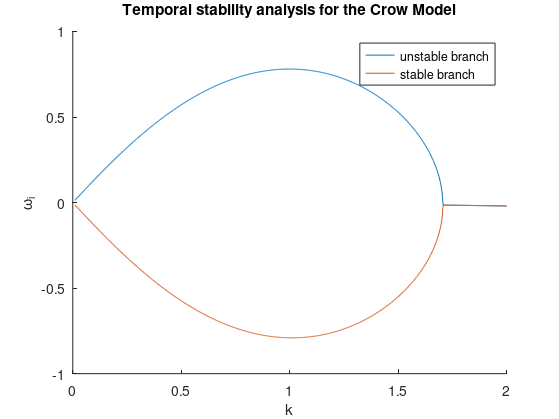
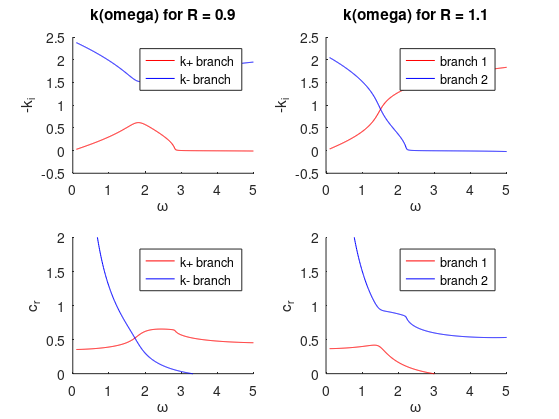

The MATLAB script that drew these images, in order:
function [] = main()

close all;
global model;
model = 'Crow';
R = 1;

%{

# Spatial stability analysis of a model equation

This program computes the spatial branches $k(\omega)$ for a few
model equations of the form $D(k,\omega,R)=0$ where $R$ is a control parameter modelling the effect of convection.

Typically, the flow is *convectivelty unstable* for $R<R_c$ where $R_c$ is some threshold depending upon the problem and becomes *absolutely unstable* for $R>R_c$. In the convective casd, spatial stability analysis leads to two well-separated kind of branches calledk^+$ and $k^-$, while in the absolute case this disctinction can no longer be made. This program illustrates this transition for some model equaions. 


Several cases are available :

* Kupfer equation (cf. Schmid & Henningson's book)
* Crow equation (cf. Fabre, Cossu & Jacquin 2000).
* Model equation for shear layer (cf. M2R-DET lecture 9 and exercice ; to be finished)
* Ginsburg-Landau equation ; to be finalized)

%}

%{
## Temporal analysis 
%}

ktab = [0.01:.002:2];
omegaguess = ktab(1)*1i;
for j = 1:length(ktab)
    k = ktab(j);
    omegatab(j) = myfzero(@(omega)(reldisp(k,omega,R)),omegaguess);
    omegaguess = omegatab(j);
end
omegaguess = ktab(1)*(-1i);
for j = 1:length(ktab)
    k = ktab(j);
    omegatab2(j) = myfzero(@(omega)(reldisp(k,omega,R)),omegaguess);
    omegaguess = omegatab2(j);
end


figure(1);
%subplot(2,1,1);
title(['Temporal stability analysis for the ',model,' Model']);hold on;
xlabel('k');ylabel('\omega_i');
plot(ktab,imag(omegatab),ktab,imag(omegatab2));
legend('unstable branch','stable branch');
%subplot(2,1,2);
%xlabel('k');ylabel('c_r');legend('unstable branch','stable branch');
%plot(ktab,real(omegatab)./ktab,ktab,real(omegatab2)./ktab);

set(gcf,'paperpositionmode','auto');
print('-dpng','-r80','Crow_temporal.png');
%{
![** Figure : Temporal stability results](SpatioTemporal_ModelEquations/Crow_temporal.png)
%} 


%{
# Spatial analysis 
%}

switch model
    
   
    case 'Crow'

figure(2);
R = 0.9;
omegatab = [.1:.01:5];
 kplus = spatialbranch(R,omegatab,(1-.1i)*omegatab(1)/(R*1.61));
 kmoins = flip(spatialbranch(R,flip(omegatab),-0.5-1.8i));
 subplot(2,2,1);
 title(['k(omega) for R = ' ,num2str(R)]);hold on;
 plot(omegatab,-imag(kplus),'r',omegatab,-imag(kmoins),'b');
 xlabel('\omega');ylabel('-k_i');legend('k+ branch','k- branch');
 subplot(2,2,3);
 %xlabel('k_r');ylabel('-k_i');hold on;
 %plot(real(kplus),-imag(kplus),'r',real(kmoins),-imag(kmoins),'b')%,real(kmoins2),-imag(kmoins2),'g');
 xlabel('\omega');ylabel('c_r');hold on;
 plot(omegatab,real(kplus)./omegatab,'r',omegatab,real(kmoins)./omegatab,'b');
 ylim([0 2]);
 legend('k+ branch','k- branch');
% 
 R = 1.1;
 kplus = spatialbranch(R,omegatab,(1-.1i)*omegatab(1)/(R*1.61)); 
 ks = 2.2600 + 0.0010i;
 kmoins = flip(spatialbranch(R,flip(omegatab),ks));
 subplot(2,2,2);
 title(['k(omega) for R = ' ,num2str(R)]);hold on;
 xlabel('\omega');ylabel('-k_i');
 plot(omegatab,-imag(kplus),'r',omegatab,-imag(kmoins),'b');
 legend('branch 1','branch 2');
 subplot(2,2,4);
 %xlabel('k_r');ylabel('-k_i');hold on;
 %plot(real(kplus),-imag(kplus),'r',real(kmoins),-imag(kmoins),'b');
 xlabel('\omega');ylabel('c_r');hold on;
 plot(omegatab,real(kplus)./omegatab,'r',omegatab,real(kmoins)./omegatab,'b');
 ylim([0 2]);
 legend('branch 1','branch 2');

set(gcf,'paperpositionmode','auto');
print('-dpng','-r80','Crow_spatial.png');
%{
![** Figure : Spatial stability results](SpatioTemporal_ModelEquations/Crow_spatial.png)
%} 


 case 'Kupfer'

figure(2);
R = 4;
kg = Starting(R);
omegatab = [0:.01:1]*50;
kplus = spatialbranch(R,omegatab,kg(1)); 
kmoins1 = spatialbranch(R,omegatab,kg(2));
kmoins2 = spatialbranch(R,omegatab,kg(3));
subplot(2,2,1);
title(['k(omega) for R = ' ,num2str(R)]);hold on;
xlabel('\omega');ylabel('-k_i');%legend('unstable branch','stable branch');
plot(omegatab,-imag(kplus),'r',omegatab,-imag(kmoins1),'b',omegatab,-imag(kmoins2),'g');
subplot(2,2,3);
xlabel('k_r');ylabel('-k_i');%legend('unstable branch','stable branch');hold on;
plot(real(kplus),-imag(kplus),'r',real(kmoins1),-imag(kmoins1),'b',real(kmoins2),-imag(kmoins2),'g');

R = .99;
kg = Starting(R);
omegatab = [0:.01:1];
kplus = spatialbranch(R,omegatab,kg(1)); 
kmoins1 = spatialbranch(R,omegatab,kg(2));
kmoins2 = spatialbranch(R,omegatab,kg(3));
subplot(2,2,2);
title(['k(omega) for R = ' ,num2str(R)]);hold on;
xlabel('\omega');ylabel('-k_i');%legend('unstable branch','stable branch');
plot(omegatab,-imag(kplus),'r',omegatab,-imag(kmoins1),'b',omegatab,-imag(kmoins2),'g');
subplot(2,2,4);
xlabel('k_r');ylabel('-k_i');legend('unstable branch','stable branch');hold on;
plot(real(kplus),-imag(kplus),'r',real(kmoins1),-imag(kmoins1),'b',real(kmoins2),-imag(kmoins2),'g');

end % switch


end %function main


function D = reldisp(k,omega,R)
global model

switch model
    
    case('Piecewise')
        
%{ 

### Piecewise shear layer (Godreche & Manneville)        
        
** Analysis

We write :
$$
\psi = \left\{ \begin{array}{ll} 
 B_1 e^{k y} , & y<-\delta\\
 A_0 e^{- k y} + B_0 e^{- k y}, \quad  & -\delta<y< \delta \\
 A_2 e^{-k y} , & y>\delta
\end{array}
\right.
$$

%} 

    D = 4*k^2*(omega/k-1)^2-R^2*((2*k-1)^2-exp(-4*k))+1e-3i;
    
     case('Kupfer')
    
    % model equation following Kupfer (1987); see Schmid & Henningson, sec. 7.2
         
    D = omega - ( (k-1i)^3/3 + 1i - k*R); 
    
     case('Crow')
    
    % model equation of the Crow instability ; cf. Fabre Cossu & Jacquin (2000)
    g = -log(1/3)-0.577+1/4;
    s = 1; %sign(real(k));
    nu = 1e-2;
    varpi = k^2/2*(log(2/k*s)+g);
    phi = s*k*besselk(1,s*k)+k^2*besselk(0,s*k);
    chi = s*k*besselk(1,s*k);
    Req = 1.61/R;
    D = (omega-k*Req)*(omega-k*Req+nu*1i*k^2) + (1-phi+varpi)*(1+chi-varpi);
   
    case('GL')
    sigma0 = 0.1;
    D = (omega-k)-R*1i*k^2;
    
    case('ShearLayerModel')
    
    D = (omega-k)-R*1i*k*(1-k);
    

end
end

function x = myfzero(F,guess)
% this function finds a zero (possibly complex) of the the function F.
x = guess;
A = 1;
j = 1;
epsilon = 1e-6;
while (A>1e-10)&&(j<100)
    Fx = feval(F,x);
    dFx = (feval(F,x+epsilon)-feval(F,x-epsilon))/(2*epsilon);
    x = x-Fx/dFx;
    A = abs(Fx);
    j = j+1;
end
if j==100
    warning('non convergence in Newton!')
end
end

function kbranch = spatialbranch(R,omegatab,kguess) 
for j = 1:length(omegatab)
    omega = omegatab(j);
    kbranch(j) = myfzero(@(k)(reldisp(k,omega,R)),kguess);
    kguess = kbranch(j);
end
end

function ks = Starting(R)
% starting points for the spatial branches for omega = 0 (Kupfer)
global model
switch model

    case 'Kupfer'
ks(1) = -(12i*R+(-12i)+4*sqrt(-4*R^3-9*R^2+18*R-9))^(1/3)/4 ...
      -R/(12i*R-12i+4*sqrt(-4*R^3-9*R^2+18*R-9))^(1/3)+1i+.5i*sqrt(3.D0)...
      *((12i*R-12i+4*sqrt(-4*R^3-9*R^2+18*R-9))^(1/3)/2-2*R/(12i*R+(-12i)...
      +4*sqrt(-4*R^3-9*R^2+18*R-9))^(1/3));

ks(2) =  -(12i*R+(-12i)+4*sqrt(-4*R^3-9*R^2+18*R-9))^(1/3)/4 ...
      -R/(12i*R-12i+4*sqrt(-4*R^3-9*R^2+18*R-9))^(1/3)+1i-.5i*sqrt(3.D0)...
      *((12i*R-12i+4*sqrt(-4*R^3-9*R^2+18*R-9))^(1/3)/2-2*R/(12i*R+(-12i)...
      +4*sqrt(-4*R^3-9*R^2+18*R-9))^(1/3));
  
ks(3) = (12i*R+(-12i)+4*sqrt(-4*R^3-9*R^2+18*R-9))^(1/3)/2 ...
     +2*R/(12i*R/(-12i)+4*sqrt(-4*R^3-9*R^2+18*R-9))^(1/3)+1i;
    
    case 'Crow'
     
       omega = .1
       ks(1) = omega*(1-.1i)/(R/1.61);       
       ks(2) = omega/(R/1.61)*(1-1i);
end

end


